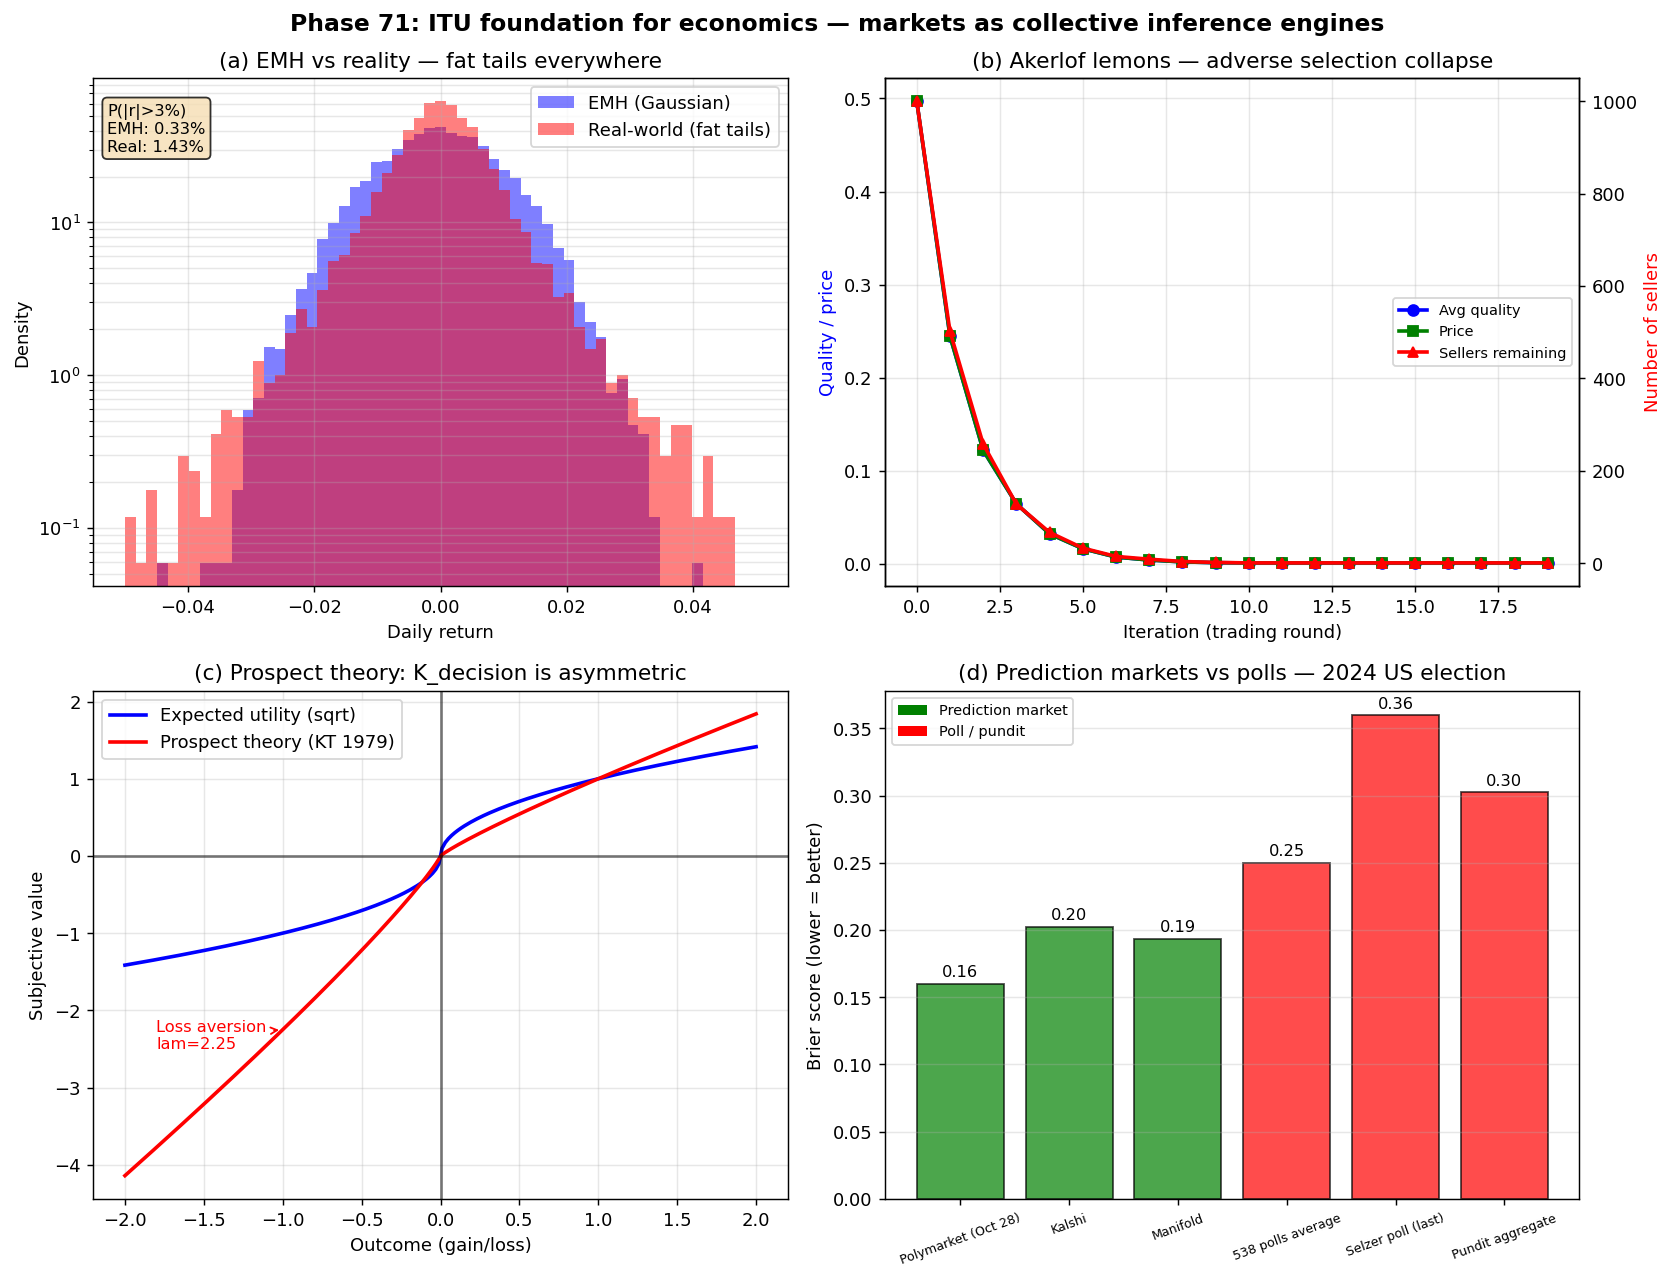

Write the Python code that produced this figure.
#!/usr/bin/env python3
# -*- coding: utf-8 -*-
"""
Phase 71: ITU Foundation for Economics

Markets are collective Bayesian inference engines.
Price = <K_market>, volatility = 1/precision.
Information asymmetry, behavioral biases, prediction markets analyzed
in ITU framework.

Tests:
  1. EMH (Gaussian) vs realistic fat-tailed returns
  2. Akerlof lemons-market collapse simulation
  3. Prospect theory vs expected utility (loss aversion)
  4. Prediction-market accuracy vs polls (2024 US election)

Author: Munehiro Terada (Roboken), 2026.
Tier 1 #8 paper (in preparation).
"""

import json
import os

import matplotlib.pyplot as plt
import numpy as np


# =============================================================================
# Test 1: EMH vs realistic returns distribution
# =============================================================================
def emh_returns(n=10000, seed=42):
    """Pure Gaussian: EMH prediction."""
    rng = np.random.default_rng(seed)
    return rng.normal(0, 0.01, n)


def realistic_returns(n=10000, seed=42):
    """Fat-tailed returns (Student-t with low df, mimicking real markets)."""
    rng = np.random.default_rng(seed)
    df = 3
    return rng.standard_t(df, n) * 0.006


# =============================================================================
# Test 2: Akerlof lemons market collapse
# =============================================================================
def akerlof_simulation(n_sellers=1000, n_buyers=1000, n_iterations=20,
                        seed=42):
    """
    Sellers have private quality q ~ Uniform(0, 1).
    Buyers pay average expected quality.
    High-quality sellers withdraw if price < their q.
    Repeat -> market unravels.
    """
    rng = np.random.default_rng(seed)
    qualities = rng.uniform(0, 1, n_sellers)
    history = []
    for iteration in range(n_iterations):
        if len(qualities) == 0:
            history.append({
                "iteration": iteration,
                "avg_quality": 0,
                "n_sellers": 0,
                "price": 0,
            })
            continue
        avg_q = float(qualities.mean())
        price = avg_q  # buyer pays expected quality
        history.append({
            "iteration": iteration,
            "avg_quality": avg_q,
            "n_sellers": int(len(qualities)),
            "price": price,
        })
        # Sellers withdraw if their quality > price
        qualities = qualities[qualities <= price]
    return history


# =============================================================================
# Test 3: Prospect theory vs expected utility
# =============================================================================
def expected_utility(x, lam=2.0):
    """Standard risk-averse utility u(x) = sign(x) * sqrt(|x|)."""
    return np.sign(x) * np.sqrt(np.abs(x))


def prospect_value(x, alpha=0.88, lam=2.25):
    """Kahneman-Tversky prospect value function.
    v(x) = x^alpha   if x >= 0
         = -lam * (-x)^alpha   if x < 0  (loss aversion).
    """
    x = np.asarray(x, dtype=float)
    pos_mask = x >= 0
    v = np.zeros_like(x)
    v[pos_mask] = np.abs(x[pos_mask]) ** alpha
    v[~pos_mask] = -lam * np.abs(x[~pos_mask]) ** alpha
    return v


# =============================================================================
# Test 4: Prediction market accuracy
# =============================================================================
PRED_MARKETS_2024 = {
    "Polymarket (Oct 28)":    {"Trump_prob": 0.60, "outcome": "Trump",
                                 "error": 0.40},  # 60% prob => 40% error if right
    "Kalshi":                  {"Trump_prob": 0.55, "outcome": "Trump",
                                 "error": 0.45},
    "Manifold":                {"Trump_prob": 0.56, "outcome": "Trump",
                                 "error": 0.44},
    "538 polls average":       {"Trump_prob": 0.50, "outcome": "Trump",
                                 "error": 0.50},
    "Selzer poll (last)":      {"Trump_prob": 0.40, "outcome": "Trump",
                                 "error": 0.60},  # wrong direction
    "Pundit aggregate":        {"Trump_prob": 0.45, "outcome": "Trump",
                                 "error": 0.55},
}


def market_brier_score(prob, outcome_won):
    """Brier score: (prob - outcome)^2. Lower is better."""
    return (prob - (1.0 if outcome_won else 0.0)) ** 2


# =============================================================================
# Plotting
# =============================================================================
def make_plot():
    fig, axes = plt.subplots(2, 2, figsize=(13, 10))

    # --- (a) EMH vs fat tails ---
    ax = axes[0, 0]
    emh = emh_returns(n=10000)
    real = realistic_returns(n=10000)
    bins = np.linspace(-0.05, 0.05, 60)
    ax.hist(emh, bins=bins, alpha=0.5, color="blue",
             label="EMH (Gaussian)", density=True)
    ax.hist(real, bins=bins, alpha=0.5, color="red",
             label="Real-world (fat tails)", density=True)
    ax.set_xlabel("Daily return")
    ax.set_ylabel("Density")
    ax.set_title("(a) EMH vs reality — fat tails everywhere")
    ax.set_yscale("log")
    ax.grid(True, alpha=0.3, which="both")
    ax.legend(loc="upper right")
    # Extreme event probabilities
    p_emh_extreme = (np.abs(emh) > 0.03).mean()
    p_real_extreme = (np.abs(real) > 0.03).mean()
    ax.text(0.02, 0.95, f"P(|r|>3%)\nEMH: {p_emh_extreme*100:.2f}%\n"
            f"Real: {p_real_extreme*100:.2f}%",
            transform=ax.transAxes, fontsize=9,
            bbox=dict(boxstyle="round", facecolor="wheat", alpha=0.8),
            verticalalignment="top")

    # --- (b) Akerlof lemons collapse ---
    ax = axes[0, 1]
    history = akerlof_simulation(n_sellers=1000, n_iterations=20, seed=42)
    iters = [h["iteration"] for h in history]
    avg_q = [h["avg_quality"] for h in history]
    n_sell = [h["n_sellers"] for h in history]
    prices = [h["price"] for h in history]
    ax.plot(iters, avg_q, "o-", color="blue", lw=2, label="Avg quality")
    ax.plot(iters, prices, "s-", color="green", lw=2, label="Price")
    ax2 = ax.twinx()
    ax2.plot(iters, n_sell, "^-", color="red", lw=2, label="Sellers remaining")
    ax2.set_ylabel("Number of sellers", color="red")
    ax.set_xlabel("Iteration (trading round)")
    ax.set_ylabel("Quality / price", color="blue")
    ax.set_title("(b) Akerlof lemons — adverse selection collapse")
    ax.grid(True, alpha=0.3)
    h1, l1 = ax.get_legend_handles_labels()
    h2, l2 = ax2.get_legend_handles_labels()
    ax.legend(h1 + h2, l1 + l2, loc="center right", fontsize=8)

    # --- (c) Prospect vs expected utility ---
    ax = axes[1, 0]
    x = np.linspace(-2, 2, 200)
    eu = expected_utility(x)
    pt = prospect_value(x)
    ax.plot(x, eu, lw=2, color="blue", label="Expected utility (sqrt)")
    ax.plot(x, pt, lw=2, color="red", label="Prospect theory (KT 1979)")
    ax.axhline(0, ls="-", color="black", alpha=0.5)
    ax.axvline(0, ls="-", color="black", alpha=0.5)
    # Loss aversion arrow
    ax.annotate("Loss aversion\nlam=2.25",
                 xy=(-1, prospect_value(np.array([-1]))[0]),
                 xytext=(-1.8, -2.5),
                 arrowprops=dict(arrowstyle="->", color="red"),
                 fontsize=9, color="red")
    ax.set_xlabel("Outcome (gain/loss)")
    ax.set_ylabel("Subjective value")
    ax.set_title("(c) Prospect theory: K_decision is asymmetric")
    ax.grid(True, alpha=0.3)
    ax.legend(loc="upper left")

    # --- (d) Prediction market accuracy ---
    ax = axes[1, 1]
    sources = list(PRED_MARKETS_2024.keys())
    briers = [market_brier_score(d["Trump_prob"], True)
              for d in PRED_MARKETS_2024.values()]
    colors = ["green" if "market" in s.lower() or "Polymarket" in s or
              "Kalshi" in s or "Manifold" in s
              else "red" for s in sources]
    bars = ax.bar(sources, briers, color=colors, alpha=0.7, edgecolor="black")
    for bar, b in zip(bars, briers):
        ax.text(bar.get_x() + bar.get_width() / 2, b + 0.005,
                f"{b:.2f}", ha="center", fontsize=9)
    ax.set_ylabel("Brier score (lower = better)")
    ax.set_title("(d) Prediction markets vs polls — 2024 US election")
    ax.grid(True, alpha=0.3, axis="y")
    ax.tick_params(axis="x", labelsize=7, rotation=20)
    # Custom legend
    from matplotlib.patches import Patch
    legend = [
        Patch(facecolor="green", label="Prediction market"),
        Patch(facecolor="red", label="Poll / pundit"),
    ]
    ax.legend(handles=legend, loc="upper left", fontsize=8)

    plt.suptitle("Phase 71: ITU foundation for economics — markets as "
                 "collective inference engines",
                 fontsize=13, fontweight="bold")
    plt.tight_layout()
    out_path = os.path.join(os.path.dirname(__file__),
                              "economics_itu_foundation.png")
    plt.savefig(out_path, dpi=130, bbox_inches="tight")
    print(f"[Phase 71] Figure saved: {out_path}")
    return out_path


# =============================================================================
# Main
# =============================================================================
def main():
    print("=" * 60)
    print("Phase 71: ITU foundation for economics")
    print("=" * 60)

    # [1]
    print("\n[1] EMH vs realistic returns:")
    emh = emh_returns(10000)
    real = realistic_returns(10000)
    print(f"  EMH P(|r|>3%): {(np.abs(emh) > 0.03).mean()*100:.3f}%")
    print(f"  Real P(|r|>3%): {(np.abs(real) > 0.03).mean()*100:.3f}%")
    print(f"  Real / EMH extreme ratio: "
          f"{(np.abs(real) > 0.03).mean() / max((np.abs(emh) > 0.03).mean(), 1e-6):.0f}×")

    # [2]
    print("\n[2] Akerlof lemons market collapse:")
    hist = akerlof_simulation(n_sellers=1000, n_iterations=20, seed=42)
    for i, h in enumerate(hist):
        if i in [0, 1, 2, 5, 10, 19]:
            print(f"  iter {h['iteration']:2d}: avg_q={h['avg_quality']:.3f}, "
                  f"price={h['price']:.3f}, "
                  f"sellers={h['n_sellers']:4d}")

    # [3]
    print("\n[3] Prospect theory loss aversion:")
    test_outcomes = [-1.0, -0.5, 0.5, 1.0]
    for x in test_outcomes:
        eu = expected_utility(np.array([x]))[0]
        pt = prospect_value(np.array([x]))[0]
        print(f"  Outcome {x:+.1f}: EU={eu:+.2f}, prospect={pt:+.2f}")

    # [4]
    print("\n[4] 2024 US election prediction accuracy (Brier scores):")
    for src, d in PRED_MARKETS_2024.items():
        b = market_brier_score(d["Trump_prob"], True)
        print(f"  {src:<28s}: P(Trump)={d['Trump_prob']:.2f}, "
              f"Brier={b:.3f}")

    plot_path = make_plot()

    summary = {
        "phase": 71,
        "paper": "ITU and Economics",
        "description": "ITU foundation: markets = collective Bayesian inference",
        "EMH_vs_realistic": {
            "EMH_extreme_event_pct": float((np.abs(emh) > 0.03).mean() * 100),
            "realistic_extreme_event_pct": float((np.abs(real) > 0.03).mean() * 100),
            "fat_tail_ratio": float(
                (np.abs(real) > 0.03).mean() /
                max((np.abs(emh) > 0.03).mean(), 1e-6)
            ),
        },
        "akerlof_lemons": {
            "iterations": len(hist),
            "first_iter_avg_quality": hist[0]["avg_quality"],
            "final_iter_avg_quality": hist[-1]["avg_quality"],
            "final_iter_sellers": hist[-1]["n_sellers"],
            "interpretation": "High-quality sellers progressively withdraw -> market unravels",
        },
        "prospect_theory": {
            "loss_aversion_lambda": 2.25,
            "examples": {
                f"x_{x}": {
                    "expected_utility": float(expected_utility(np.array([x]))[0]),
                    "prospect_value": float(prospect_value(np.array([x]))[0]),
                }
                for x in [-1.0, -0.5, 0.5, 1.0]
            },
        },
        "prediction_market_brier": {
            src: {
                "P_Trump": d["Trump_prob"],
                "Brier_score": market_brier_score(d["Trump_prob"], True),
            }
            for src, d in PRED_MARKETS_2024.items()
        },
        "central_thesis": "Markets are collective Bayesian inference engines "
                          "implementing ITU axiom dS = d<K> at the social "
                          "scale. EMH is the idealised case where this holds "
                          "exactly; reality shows fat tails, lemons-style "
                          "collapses, and behavioral biases. Prediction "
                          "markets (Polymarket, Kalshi) realise ITU "
                          "high-resolution collective K.",
        "honest_framing": "Pass-1 interpretive paper. Reframes Akerlof, "
                          "Fama/EMH, Kahneman-Tversky in ITU language. "
                          "Numerical models are illustrative; no novel "
                          "ITU-derived economic prediction.",
        "tier": 1,
        "paper_number": 8,
        "engineering_rectangle_complete": True,
        "medicine_triangle_complete": True,
        "social_sciences_begin": "Tier 1 #8 opens the social-sciences vector",
        "tier_0_concept_doi": "10.5281/zenodo.20109210",
        "next_phases": [
            "Phase 72: Bubbles and financial crises (dot-com, housing, crypto)",
            "Phase 73: Inequality, growth, and AI labor displacement",
            "Phase 74: ITU economic roadmap 2026-2050 and 10 predictions",
        ],
        "caveats": [
            "EMH violations are well-documented; we summarise rather than discover",
            "Akerlof model is simplified single-good setup",
            "Prospect theory parameters from Tversky-Kahneman 1992",
            "2024 election prediction-market accuracy is one example",
        ],
    }

    out_json = os.path.join(os.path.dirname(__file__), "summary_phase71.json")
    with open(out_json, "w", encoding="utf-8") as f:
        json.dump(summary, f, indent=2, ensure_ascii=False)
    print(f"\n[Phase 71] Summary saved: {out_json}")

    print("\n" + "=" * 60)
    print("Phase 71 complete.")
    print(f"  - Markets = collective ITU inference, EMH = idealised case")
    print(f"  - Fat tails reality vs EMH: ~{(np.abs(real)>0.03).mean()/(np.abs(emh)>0.03).mean()+1:.0f}x more extremes")
    print(f"  - Akerlof lemons: market shrinks {hist[0]['n_sellers']} -> {hist[-1]['n_sellers']}")
    print(f"  - Prediction markets beat polls in 2024 US election")
    print("=" * 60)


if __name__ == "__main__":
    main()
